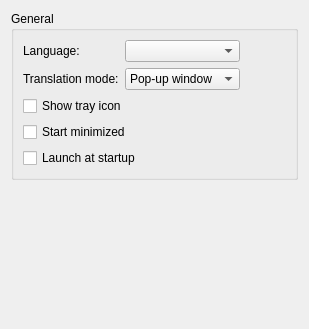
      <widget class="QWidget" name="generalPage">
       <layout class="QVBoxLayout" name="generalLayout">
        <item>
         <widget class="QGroupBox" name="generalGroupBox">
          <property name="title">
           <string>General</string>
          </property>
          <layout class="QGridLayout" name="generalBoxLayout">
           <item row="0" column="0">
            <widget class="QLabel" name="localeLabel">
             <property name="sizePolicy">
              <sizepolicy hsizetype="Minimum" vsizetype="Minimum">
               <horstretch>0</horstretch>
               <verstretch>0</verstretch>
              </sizepolicy>
             </property>
             <property name="text">
              <string>Language:</string>
             </property>
            </widget>
           </item>
           <item row="1" column="0">
            <widget class="QLabel" name="windowModeLabel">
             <property name="text">
              <string>Translation mode:</string>
             </property>
            </widget>
           </item>
           <item row="1" column="1">
            <widget class="QComboBox" name="windowModeComboBox">
             <property name="toolTip">
              <string>&lt;html&gt;&lt;head/&gt;&lt;body&gt;&lt;p&gt;A window for translating selected text. If the application is minimized, the main window will always be used.&lt;/p&gt;&lt;/body&gt;&lt;/html&gt;</string>
             </property>
             <item>
              <property name="text">
               <string>Pop-up window</string>
              </property>
             </item>
             <item>
              <property name="text">
               <string>Main window</string>
              </property>
             </item>
             <item>
              <property name="text">
               <string>Notification</string>
              </property>
             </item>
            </widget>
           </item>
           <item row="0" column="1">
            <widget class="QComboBox" name="localeComboBox">
             <property name="toolTip">
              <string>&lt;html&gt;&lt;head/&gt;&lt;body&gt;&lt;p&gt;Interface language&lt;/p&gt;&lt;/body&gt;&lt;/html&gt;</string>
             </property>
            </widget>
           </item>
           <item row="4" column="0" colspan="2">
            <widget class="QCheckBox" name="autostartCheckBox">
             <property name="toolTip">
              <string>&lt;html&gt;&lt;head/&gt;&lt;body&gt;&lt;p&gt;Run the application at system startup&lt;/p&gt;&lt;/body&gt;&lt;/html&gt;</string>
             </property>
             <property name="text">
              <string>Launch at startup</string>
             </property>
            </widget>
           </item>
           <item row="3" column="0" colspan="3">
            <widget class="QCheckBox" name="startMinimizedCheckBox">
             <property name="enabled">
              <bool>true</bool>
             </property>
             <property name="toolTip">
              <string>&lt;html&gt;&lt;head/&gt;&lt;body&gt;&lt;p&gt;Start application minimized to the system tray&lt;/p&gt;&lt;/body&gt;&lt;/html&gt;</string>
             </property>
             <property name="text">
              <string>Start minimized</string>
             </property>
            </widget>
           </item>
           <item row="2" column="0" colspan="3">
            <widget class="QCheckBox" name="showTrayIconCheckBox">
             <property name="toolTip">
              <string>&lt;html&gt;&lt;head/&gt;&lt;body&gt;&lt;p&gt;Display icon in the system tray&lt;/p&gt;&lt;/body&gt;&lt;/html&gt;</string>
             </property>
             <property name="text">
              <string>Show tray icon</string>
             </property>
            </widget>
           </item>
           <item row="0" column="2">
            <spacer name="generalBoxSpacer">
             <property name="orientation">
              <enum>Qt::Horizontal</enum>
             </property>
             <property name="sizeHint" stdset="0">
              <size>
               <width>40</width>
               <height>20</height>
              </size>
             </property>
            </spacer>
           </item>
          </layout>
         </widget>
        </item>
        <item>
         <spacer name="generalSpacer">
          <property name="orientation">
           <enum>Qt::Vertical</enum>
          </property>
          <property name="sizeHint" stdset="0">
           <size>
            <width>20</width>
            <height>138</height>
           </size>
          </property>
         </spacer>
        </item>
       </layout>
      </widget>
